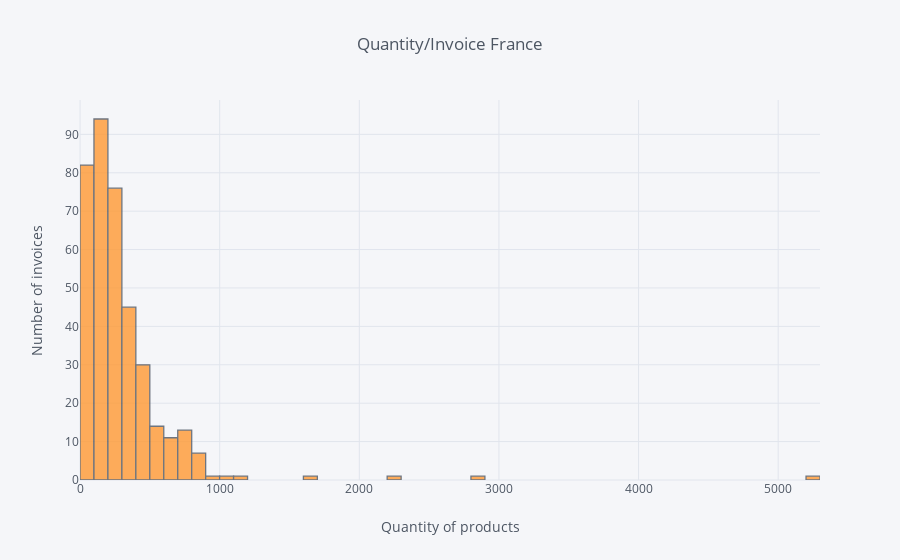

The code cell stored with this chart in its notebook:
### Code cell
df_4_France.iplot(kind='hist', xTitle='Quantity of products', yTitle='Number of invoices', title='Quantity/Invoice France')

### Figure 1 — Plotly figure (JSON) as saved in the notebook; plotly's stock layout.template omitted (floating-point values rounded to 4 significant figures; data arrays with more than 128 entries replaced by an {"elided": "..."} marker saying what was removed)
{"data": [{"histfunc": "count", "histnorm": "", "marker": {"color": "rgba(255, 153, 51, 1.0)", "line": {"color": "#4D5663", "width": 1.3}}, "name": "Quantity", "opacity": 0.8, "orientation": "v", "type": "histogram", "uid": "3fc79084-345a-461a-829b-2b50681f744c", "x": {"elided": "379 int values"}}], "layout": {"barmode": "overlay", "legend": {"bgcolor": "#F5F6F9", "font": {"color": "#4D5663"}}, "paper_bgcolor": "#F5F6F9", "plot_bgcolor": "#F5F6F9", "title": {"font": {"color": "#4D5663"}, "text": "Quantity/Invoice France"}, "xaxis": {"gridcolor": "#E1E5ED", "showgrid": true, "tickfont": {"color": "#4D5663"}, "title": {"font": {"color": "#4D5663"}, "text": "Quantity of products"}, "zerolinecolor": "#E1E5ED"}, "yaxis": {"gridcolor": "#E1E5ED", "showgrid": true, "tickfont": {"color": "#4D5663"}, "title": {"font": {"color": "#4D5663"}, "text": "Number of invoices"}, "zerolinecolor": "#E1E5ED"}}}
